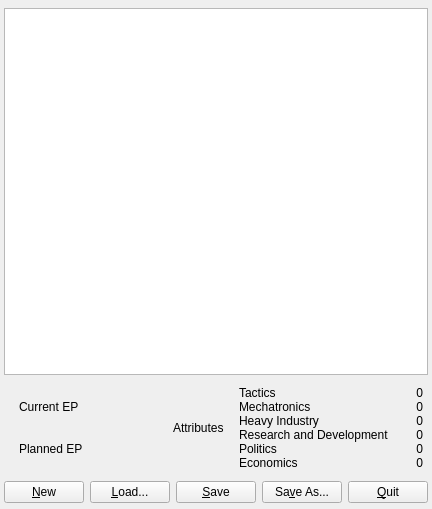
<?xml version="1.0" encoding="UTF-8"?>
<ui version="4.0">
 <class>ExtensionsView</class>
 <widget class="QWidget" name="ExtensionsView">
  <property name="geometry">
   <rect>
    <x>0</x>
    <y>0</y>
    <width>430</width>
    <height>509</height>
   </rect>
  </property>
  <property name="windowTitle">
   <string notr="true"/>
  </property>
  <layout class="QVBoxLayout" name="verticalLayout">
   <property name="spacing">
    <number>6</number>
   </property>
   <property name="leftMargin">
    <number>4</number>
   </property>
   <property name="topMargin">
    <number>8</number>
   </property>
   <property name="rightMargin">
    <number>4</number>
   </property>
   <property name="bottomMargin">
    <number>6</number>
   </property>
   <item>
    <widget class="FastPopupTreeView" name="treeExtensions">
     <property name="contextMenuPolicy">
      <enum>Qt::CustomContextMenu</enum>
     </property>
     <property name="selectionMode">
      <enum>QAbstractItemView::ExtendedSelection</enum>
     </property>
     <property name="textElideMode">
      <enum>Qt::ElideNone</enum>
     </property>
     <property name="verticalScrollMode">
      <enum>QAbstractItemView::ScrollPerPixel</enum>
     </property>
     <property name="indentation">
      <number>0</number>
     </property>
     <property name="rootIsDecorated">
      <bool>false</bool>
     </property>
     <property name="allColumnsShowFocus">
      <bool>true</bool>
     </property>
     <attribute name="headerStretchLastSection">
      <bool>false</bool>
     </attribute>
    </widget>
   </item>
   <item>
    <layout class="QHBoxLayout" name="horizontalLayout_2">
     <item>
      <widget class="QWidget" name="points" native="true">
       <layout class="QGridLayout" name="gridLayout_2" columnstretch="0,1">
        <property name="leftMargin">
         <number>15</number>
        </property>
        <property name="topMargin">
         <number>5</number>
        </property>
        <property name="rightMargin">
         <number>5</number>
        </property>
        <property name="bottomMargin">
         <number>5</number>
        </property>
        <property name="horizontalSpacing">
         <number>15</number>
        </property>
        <property name="verticalSpacing">
         <number>0</number>
        </property>
        <item row="0" column="0" rowspan="2">
         <widget class="QLabel" name="label_14">
          <property name="text">
           <string>Current EP</string>
          </property>
          <property name="role" stdset="0">
           <string notr="true">header</string>
          </property>
         </widget>
        </item>
        <item row="0" column="1" rowspan="2">
         <widget class="QLabel" name="labelCurrentPoints">
          <property name="textFormat">
           <enum>Qt::RichText</enum>
          </property>
         </widget>
        </item>
        <item row="2" column="0" rowspan="2">
         <widget class="QLabel" name="label_15">
          <property name="text">
           <string>Planned EP</string>
          </property>
          <property name="role" stdset="0">
           <string notr="true">header</string>
          </property>
         </widget>
        </item>
        <item row="2" column="1" rowspan="2">
         <widget class="QLabel" name="labelPlannedPoints">
          <property name="textFormat">
           <enum>Qt::RichText</enum>
          </property>
         </widget>
        </item>
       </layout>
      </widget>
     </item>
     <item>
      <widget class="QWidget" name="attributes" native="true">
       <property name="minimumSize">
        <size>
         <width>270</width>
         <height>0</height>
        </size>
       </property>
       <property name="toolTip">
        <string>Click to edit</string>
       </property>
       <layout class="QGridLayout" name="gridLayout">
        <property name="leftMargin">
         <number>15</number>
        </property>
        <property name="topMargin">
         <number>5</number>
        </property>
        <property name="rightMargin">
         <number>5</number>
        </property>
        <property name="bottomMargin">
         <number>5</number>
        </property>
        <property name="horizontalSpacing">
         <number>15</number>
        </property>
        <property name="verticalSpacing">
         <number>0</number>
        </property>
        <item row="4" column="1">
         <widget class="QLabel" name="label">
          <property name="text">
           <string extracomment="attributeE">Politics</string>
          </property>
          <property name="role" stdset="0">
           <string notr="true">name</string>
          </property>
         </widget>
        </item>
        <item row="3" column="1">
         <widget class="QLabel" name="label_2">
          <property name="text">
           <string extracomment="attributeD">Research and Development</string>
          </property>
          <property name="role" stdset="0">
           <string notr="true">name</string>
          </property>
         </widget>
        </item>
        <item row="2" column="1">
         <widget class="QLabel" name="label_3">
          <property name="text">
           <string extracomment="attributeC">Heavy Industry</string>
          </property>
          <property name="role" stdset="0">
           <string notr="true">name</string>
          </property>
         </widget>
        </item>
        <item row="1" column="1">
         <widget class="QLabel" name="label_4">
          <property name="text">
           <string extracomment="attributeB">Mechatronics</string>
          </property>
          <property name="role" stdset="0">
           <string notr="true">name</string>
          </property>
         </widget>
        </item>
        <item row="0" column="1">
         <widget class="QLabel" name="label_5">
          <property name="text">
           <string extracomment="attributeA">Tactics</string>
          </property>
          <property name="role" stdset="0">
           <string notr="true">name</string>
          </property>
         </widget>
        </item>
        <item row="5" column="1">
         <widget class="QLabel" name="label_6">
          <property name="text">
           <string extracomment="attributeF">Economics</string>
          </property>
          <property name="role" stdset="0">
           <string notr="true">name</string>
          </property>
         </widget>
        </item>
        <item row="0" column="2">
         <widget class="QLabel" name="label_7">
          <property name="minimumSize">
           <size>
            <width>15</width>
            <height>0</height>
           </size>
          </property>
          <property name="text">
           <string notr="true">0</string>
          </property>
          <property name="alignment">
           <set>Qt::AlignRight|Qt::AlignTrailing|Qt::AlignVCenter</set>
          </property>
          <property name="index" stdset="0">
           <number>0</number>
          </property>
         </widget>
        </item>
        <item row="1" column="2">
         <widget class="QLabel" name="label_8">
          <property name="minimumSize">
           <size>
            <width>15</width>
            <height>0</height>
           </size>
          </property>
          <property name="text">
           <string notr="true">0</string>
          </property>
          <property name="alignment">
           <set>Qt::AlignRight|Qt::AlignTrailing|Qt::AlignVCenter</set>
          </property>
          <property name="index" stdset="0">
           <number>1</number>
          </property>
         </widget>
        </item>
        <item row="2" column="2">
         <widget class="QLabel" name="label_9">
          <property name="minimumSize">
           <size>
            <width>15</width>
            <height>0</height>
           </size>
          </property>
          <property name="text">
           <string notr="true">0</string>
          </property>
          <property name="alignment">
           <set>Qt::AlignRight|Qt::AlignTrailing|Qt::AlignVCenter</set>
          </property>
          <property name="index" stdset="0">
           <number>2</number>
          </property>
         </widget>
        </item>
        <item row="3" column="2">
         <widget class="QLabel" name="label_10">
          <property name="minimumSize">
           <size>
            <width>15</width>
            <height>0</height>
           </size>
          </property>
          <property name="text">
           <string notr="true">0</string>
          </property>
          <property name="alignment">
           <set>Qt::AlignRight|Qt::AlignTrailing|Qt::AlignVCenter</set>
          </property>
          <property name="index" stdset="0">
           <number>3</number>
          </property>
         </widget>
        </item>
        <item row="4" column="2">
         <widget class="QLabel" name="label_11">
          <property name="minimumSize">
           <size>
            <width>15</width>
            <height>0</height>
           </size>
          </property>
          <property name="text">
           <string notr="true">0</string>
          </property>
          <property name="alignment">
           <set>Qt::AlignRight|Qt::AlignTrailing|Qt::AlignVCenter</set>
          </property>
          <property name="index" stdset="0">
           <number>4</number>
          </property>
         </widget>
        </item>
        <item row="5" column="2">
         <widget class="QLabel" name="label_12">
          <property name="minimumSize">
           <size>
            <width>15</width>
            <height>0</height>
           </size>
          </property>
          <property name="text">
           <string notr="true">0</string>
          </property>
          <property name="alignment">
           <set>Qt::AlignRight|Qt::AlignTrailing|Qt::AlignVCenter</set>
          </property>
          <property name="index" stdset="0">
           <number>5</number>
          </property>
         </widget>
        </item>
        <item row="0" column="0" rowspan="6">
         <widget class="QLabel" name="label_16">
          <property name="text">
           <string extracomment="extension_attributes">Attributes</string>
          </property>
          <property name="role" stdset="0">
           <string notr="true">header</string>
          </property>
         </widget>
        </item>
       </layout>
      </widget>
     </item>
    </layout>
   </item>
   <item>
    <layout class="QHBoxLayout" name="horizontalLayout">
     <item>
      <spacer name="horizontalSpacer">
       <property name="orientation">
        <enum>Qt::Horizontal</enum>
       </property>
       <property name="sizeHint" stdset="0">
        <size>
         <width>40</width>
         <height>20</height>
        </size>
       </property>
      </spacer>
     </item>
     <item>
      <widget class="QPushButton" name="buttonReset">
       <property name="focusPolicy">
        <enum>Qt::NoFocus</enum>
       </property>
       <property name="text">
        <string>&amp;New</string>
       </property>
      </widget>
     </item>
     <item>
      <widget class="QPushButton" name="buttonLoad">
       <property name="focusPolicy">
        <enum>Qt::NoFocus</enum>
       </property>
       <property name="text">
        <string>&amp;Load...</string>
       </property>
      </widget>
     </item>
     <item>
      <widget class="QPushButton" name="buttonSave">
       <property name="focusPolicy">
        <enum>Qt::NoFocus</enum>
       </property>
       <property name="text">
        <string>&amp;Save</string>
       </property>
      </widget>
     </item>
     <item>
      <widget class="QPushButton" name="buttonSaveAs">
       <property name="text">
        <string>Sa&amp;ve As...</string>
       </property>
      </widget>
     </item>
     <item>
      <widget class="QPushButton" name="buttonQuit">
       <property name="focusPolicy">
        <enum>Qt::NoFocus</enum>
       </property>
       <property name="text">
        <string>&amp;Quit</string>
       </property>
      </widget>
     </item>
     <item>
      <spacer name="horizontalSpacer_2">
       <property name="orientation">
        <enum>Qt::Horizontal</enum>
       </property>
       <property name="sizeHint" stdset="0">
        <size>
         <width>40</width>
         <height>20</height>
        </size>
       </property>
      </spacer>
     </item>
    </layout>
   </item>
  </layout>
  <action name="actionExpandAll">
   <property name="text">
    <string>Expand All</string>
   </property>
   <property name="shortcut">
    <string>X</string>
   </property>
  </action>
  <action name="actionCollapseAll">
   <property name="text">
    <string>Collapse All</string>
   </property>
   <property name="shortcut">
    <string>Ctrl+X</string>
   </property>
  </action>
  <action name="actionAttributeEditor">
   <property name="text">
    <string>&amp;Attribute Editor</string>
   </property>
   <property name="shortcut">
    <string>A</string>
   </property>
  </action>
  <action name="actionInformation">
   <property name="text">
    <string>&amp;Information</string>
   </property>
   <property name="shortcut">
    <string>I</string>
   </property>
  </action>
  <action name="actionLoad">
   <property name="text">
    <string>&amp;Load...</string>
   </property>
   <property name="shortcut">
    <string>Ctrl+L</string>
   </property>
  </action>
  <action name="actionSave">
   <property name="text">
    <string>&amp;Save</string>
   </property>
   <property name="shortcut">
    <string>Ctrl+S</string>
   </property>
  </action>
  <action name="actionNew">
   <property name="text">
    <string>&amp;New</string>
   </property>
   <property name="shortcut">
    <string>Ctrl+N</string>
   </property>
  </action>
  <action name="actionSaveAs">
   <property name="text">
    <string>Sa&amp;ve As...</string>
   </property>
   <property name="shortcut">
    <string>Ctrl+Shift+S</string>
   </property>
  </action>
 </widget>
 <customwidgets>
  <customwidget>
   <class>FastPopupTreeView</class>
   <extends>QTreeView</extends>
   <header>gridtreeview.h</header>
  </customwidget>
 </customwidgets>
 <resources/>
 <connections>
  <connection>
   <sender>actionExpandAll</sender>
   <signal>triggered()</signal>
   <receiver>treeExtensions</receiver>
   <slot>expandAll()</slot>
   <hints>
    <hint type="sourcelabel">
     <x>-1</x>
     <y>-1</y>
    </hint>
    <hint type="destinationlabel">
     <x>214</x>
     <y>204</y>
    </hint>
   </hints>
  </connection>
  <connection>
   <sender>actionCollapseAll</sender>
   <signal>triggered()</signal>
   <receiver>treeExtensions</receiver>
   <slot>collapseAll()</slot>
   <hints>
    <hint type="sourcelabel">
     <x>-1</x>
     <y>-1</y>
    </hint>
    <hint type="destinationlabel">
     <x>214</x>
     <y>204</y>
    </hint>
   </hints>
  </connection>
  <connection>
   <sender>buttonLoad</sender>
   <signal>clicked()</signal>
   <receiver>actionLoad</receiver>
   <slot>trigger()</slot>
   <hints>
    <hint type="sourcelabel">
     <x>211</x>
     <y>502</y>
    </hint>
    <hint type="destinationlabel">
     <x>-1</x>
     <y>-1</y>
    </hint>
   </hints>
  </connection>
  <connection>
   <sender>buttonSave</sender>
   <signal>clicked()</signal>
   <receiver>actionSave</receiver>
   <slot>trigger()</slot>
   <hints>
    <hint type="sourcelabel">
     <x>292</x>
     <y>502</y>
    </hint>
    <hint type="destinationlabel">
     <x>-1</x>
     <y>-1</y>
    </hint>
   </hints>
  </connection>
  <connection>
   <sender>buttonReset</sender>
   <signal>clicked()</signal>
   <receiver>actionNew</receiver>
   <slot>trigger()</slot>
   <hints>
    <hint type="sourcelabel">
     <x>130</x>
     <y>502</y>
    </hint>
    <hint type="destinationlabel">
     <x>-1</x>
     <y>-1</y>
    </hint>
   </hints>
  </connection>
  <connection>
   <sender>buttonSaveAs</sender>
   <signal>clicked()</signal>
   <receiver>actionSaveAs</receiver>
   <slot>trigger()</slot>
   <hints>
    <hint type="sourcelabel">
     <x>295</x>
     <y>490</y>
    </hint>
    <hint type="destinationlabel">
     <x>-1</x>
     <y>-1</y>
    </hint>
   </hints>
  </connection>
 </connections>
 <slots>
  <signal>closeRequest()</signal>
 </slots>
</ui>
